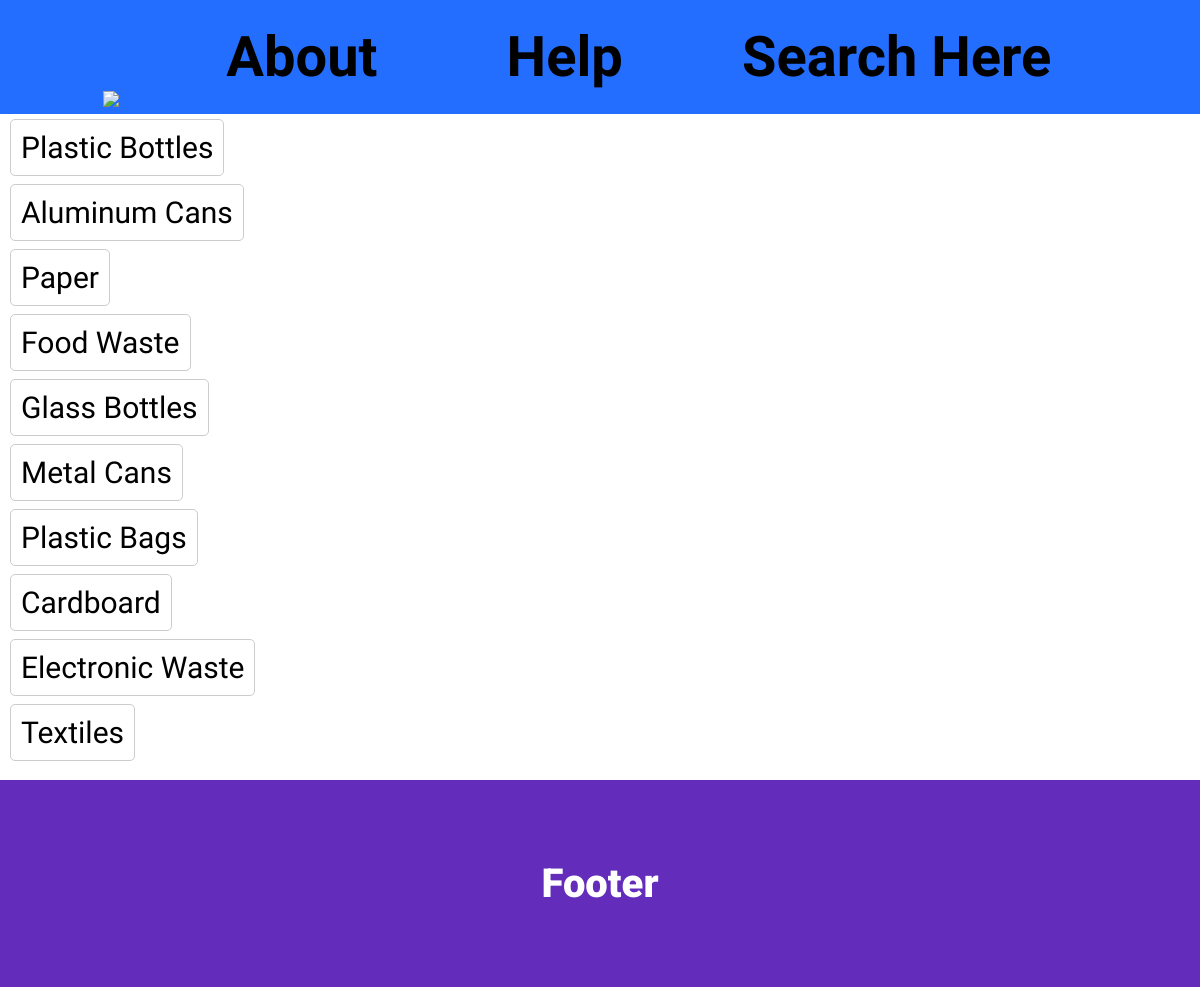
Before: /search with the older database file.
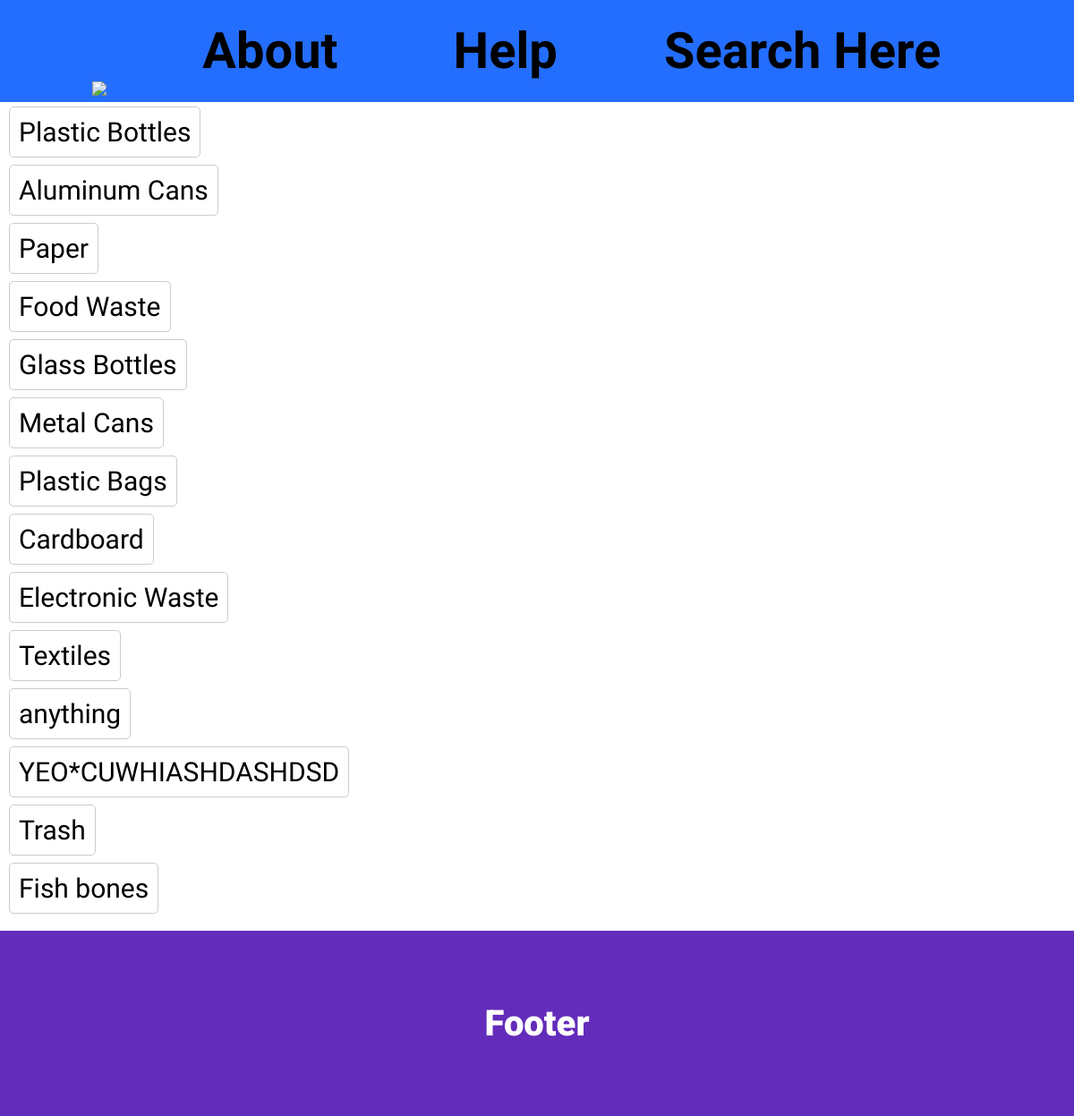
After: the same page with the newer database file.
### tables this page shows
CREATE TABLE Trash (id INTEGER PRIMARY KEY AUTOINCREMENT, name TEXT NOT NULL, description TEXT, bins INTEGER NOT NULL REFERENCES Bins (id), rrr INTEGER NOT NULL REFERENCES RRR (id), image TEXT);

### Routes.py (the view)
@app.route('/search')  # Route to search page
def search():
    conn = sqlite3.connect("Webdatabase.db")
    cur = conn.cursor()
    cur.execute("SELECT id, name FROM Trash")
    trashes = cur.fetchall()
    color = "#246eff"
    return render_template('search.html', trashes=trashes, color=color)

### templates/search.html
{% extends 'layout.html' %}
{% block content %}
{% for trash in trashes %}
<a class="display" href="/item/{{trash[0]}}">{{trash[1]}}</a><br>
{% endfor %}
{% endblock %}

### templates/layout.html (shortened to what this page needs)
<!doctype html>
<html>
<head>
    <link rel="stylesheet" href="/static/style.css" />
</head>
<body>
    <nav style="background-color:{{color}}">{% include 'navbar.html' %}</nav>
    <main>{% block content %}{% endblock %}</main>
    <div class="footer">
        <p>Footer</p>
    </div>
</body>
</html>

### templates/navbar.html
<ul>
    <a href="/"><img src="/static/images/Logo.png" class="logo"></a>
    <li><a href="/about">About</a> </li>
    <li><a href="/help">Help</a></li>
    <li><a href="/search">Search Here</a></li>
</ul>

### static/style.css (style rules this page uses)
nav { font-size: 100%; font-weight: bolder; color: white; }
nav ul { list-style-type: none; text-align: center; margin-top: 0px; padding: 2%; }
nav li { display: inline; padding-left: 5%; padding-right: 5%; padding-top:2.39%; padding-bottom: 2.39%; font-size: 350%; font-family: "Staatliches", sans-serif; font-weight: 900; font-style: normal; }
body { margin: 0; padding: 0; }
.footer { left: 0; bottom: 0; width: 100%; background-color: rgb(99, 44, 187); color: white; text-align: center; padding-top: 40px; padding-bottom: 40px; font-size: 40px; font-family: "Roboto", sans-serif; font-weight: 900; font-style: normal; }
.display { font-size: 30px; }
main a { margin:10px; padding:10px; border:1px solid #ccc; border-radius:5px; text-decoration:none; font-family: "Staatliches", sans-serif; font-weight: 500; font-style: normal; }
a { text-decoration: none; color:black }
.logo { width: 10.75%; margin-bottom:-2.7%; margin-right: 4%; margin-left: 1%; }

Changed rows visible on the page:
added Trash: name "anything"
added Trash: name "YEO*CUWHIASHDASHDSD"
added Trash: name "Trash"
added Trash: name "Fish bones"
